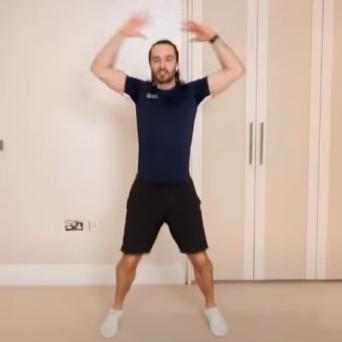
#> input picture examples/pics/ok.png, 342 x 342 px, found by its file name
$ python extractpic.py
#> lines starting #> are read from the running program, lines starting #| are printed output that depends on the picture; after the words box and inside, x2 and y2 are one past the last pixel; in counts of white or black regions, pixels touching at a corner belong together
import cv2
import numpy as np
from matplotlib import pyplot as plt

if __name__ == "__main__":

    # load image
    img = cv2.imread("/examples/pics/ok.png")
#> img is the input picture: shape (342, 342, 3); mean B, G, R 162.1, 175, 195.5

    # convert to hsv
    # hsv = cv2.cvtColor(img, cv2.COLOR_BGR2HSV)

    # threshold using inRange
    range1 = (10, 20, 28)
    range2 = (255, 255, 255)
    mask = cv2.inRange(img, range1, range2)
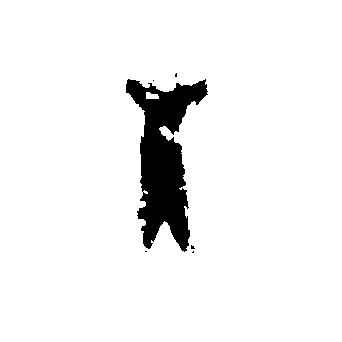
#> mask: shape (342, 342); 94.1% white; 6 black regions (5 under 20 px), largest, box (x1, y1, x2, y2) and area: (126, 79, 208, 252) 6823

    # apply morphology closing and opening to mask
    kernel = cv2.getStructuringElement(cv2.MORPH_ELLIPSE, (7, 7))
    mask = cv2.morphologyEx(mask, cv2.MORPH_OPEN, kernel)
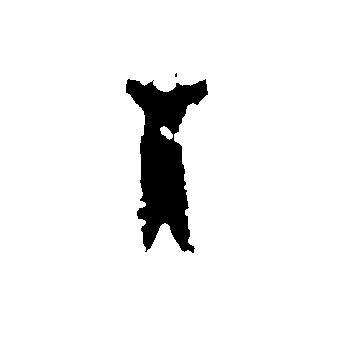
#> mask: shape (342, 342); 93.9% white; 2 black regions (1 under 20 px), largest, box (x1, y1, x2, y2) and area: (126, 79, 208, 253) 7100
    mask = cv2.morphologyEx(mask, cv2.MORPH_CLOSE, kernel)
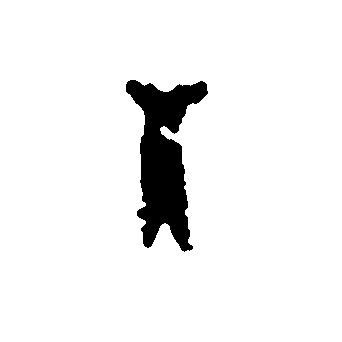
#> mask: shape (342, 342); 94% white; 1 black region, box (x1, y1, x2, y2) and area: (126, 80, 208, 252) 7002

    # make mask 3 channel
    mask = cv2.merge([mask, mask, mask])

    # invert mask
    mask_inv = 255 - mask

    # create white image for background
    white = np.full_like(img, (255, 255, 255))

    # apply mask to input
    img_masked = cv2.bitwise_and(img, mask)
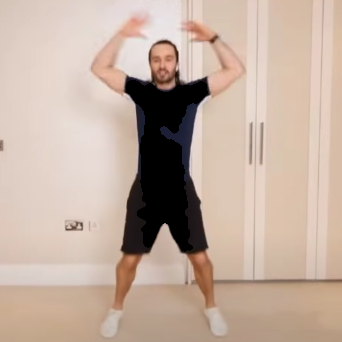
#> img_masked: shape (342, 342, 3); mean B, G, R 160.1, 173.6, 194.1

    # apply inverted mask to white image
    white_masked = cv2.bitwise_and(white, mask_inv)
#> white: shape (342, 342, 3); every value is 255

    # combine inverted mask with masked image
    result = cv2.add(img_masked, mask)

    # [6 lines of commented-out code are left out]
    plt.imshow(mask)
    plt.show()
